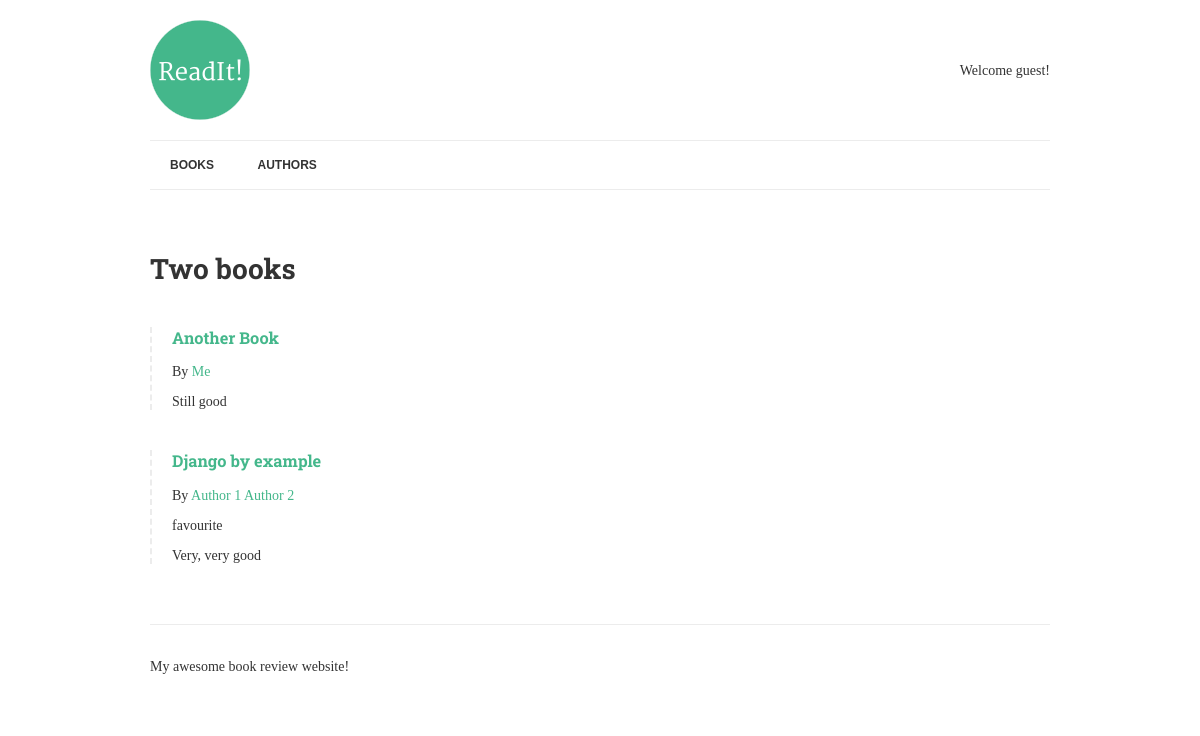
The app's page /, older data.
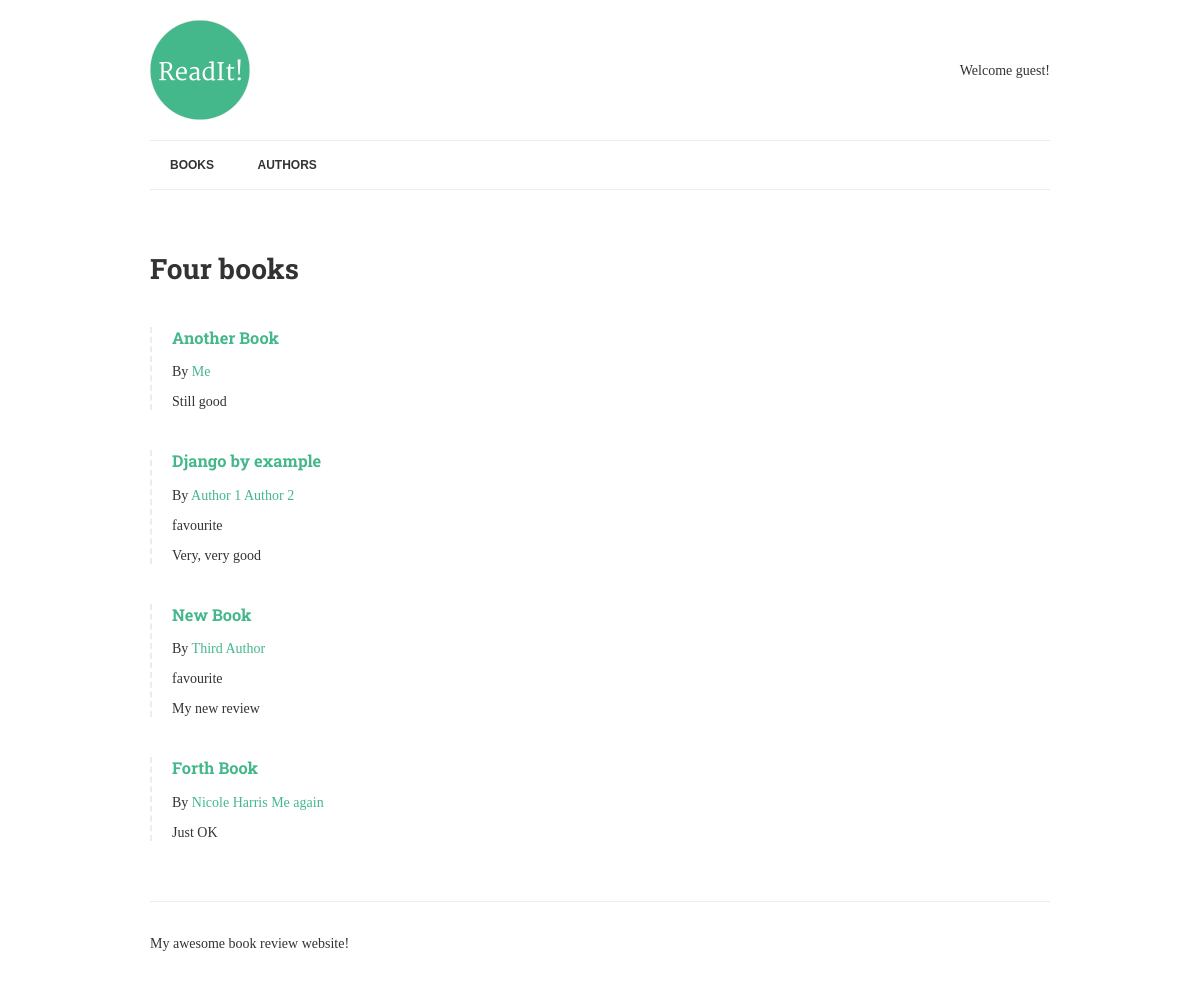
The same page, newer data.
### books/models.py (models this page shows, shortened)
class Book(models.Model):
    title = models.CharField(max_length=150)
    authors = models.ManyToManyField("Author", related_name="books")
    review = models.TextField(blank=True, null=True)
    date_reviewed = models.DateTimeField(blank=True, null=True)
    is_favourite = models.BooleanField(default=False, verbose_name="Favourite")

class Author(models.Model):
    name = models.CharField(max_length=70, help_text="Use pen name, not real name", unique=True)

### books/views.py (the view)
# urls.py: url(r'^$', list_books, name='books'),
def list_books(request):
    books = Book.objects.exclude(date_reviewed__isnull=True).prefetch_related('authors')
    context = {
        'books': books,
    }
    return render(request, 'list.html', context)

### books/templates/list.html
{% extends "base.html" %}
{% load humanize %}
{% block content %}
    <h1>{{ books.count|apnumber|title }} book{{ books.count|pluralize }}</h1>
    {% for book in books %}
        {% include "book-detail.html" %}
    {% endfor %}
{% endblock %}

### books/templates/book-detail.html
<div class="book">
    <h3><a href="{% url 'book-detail' book.pk %}">{{ book.title }}</a></h3>
    <p>By {% for author in book.authors.all %} <a href="{% url 'author-detail' author.pk %}">{{ author.name }}</a> {% endfor %}</p>
    {% if book.is_favourite %}<p class="highlight">favourite</p>{% endif %}
    <p>{{ book.review|linebreaks }}</p>
</div>

Row changes from the older to the newer data that the page shows:
added Book: title "New Book", is_favourite "favourite", review "My new review"
added Author: name "Third Author", shown under "New Book"
added Book: title "Forth Book", review "Just OK"
now on this page (row unchanged): Author: name "Nicole Harris", shown under "Forth Book"
added Author: name "Me again", shown under "Forth Book"
Text that changed along with them:
{{ books.count|apnumber|title }}: "Two" → "Four"
